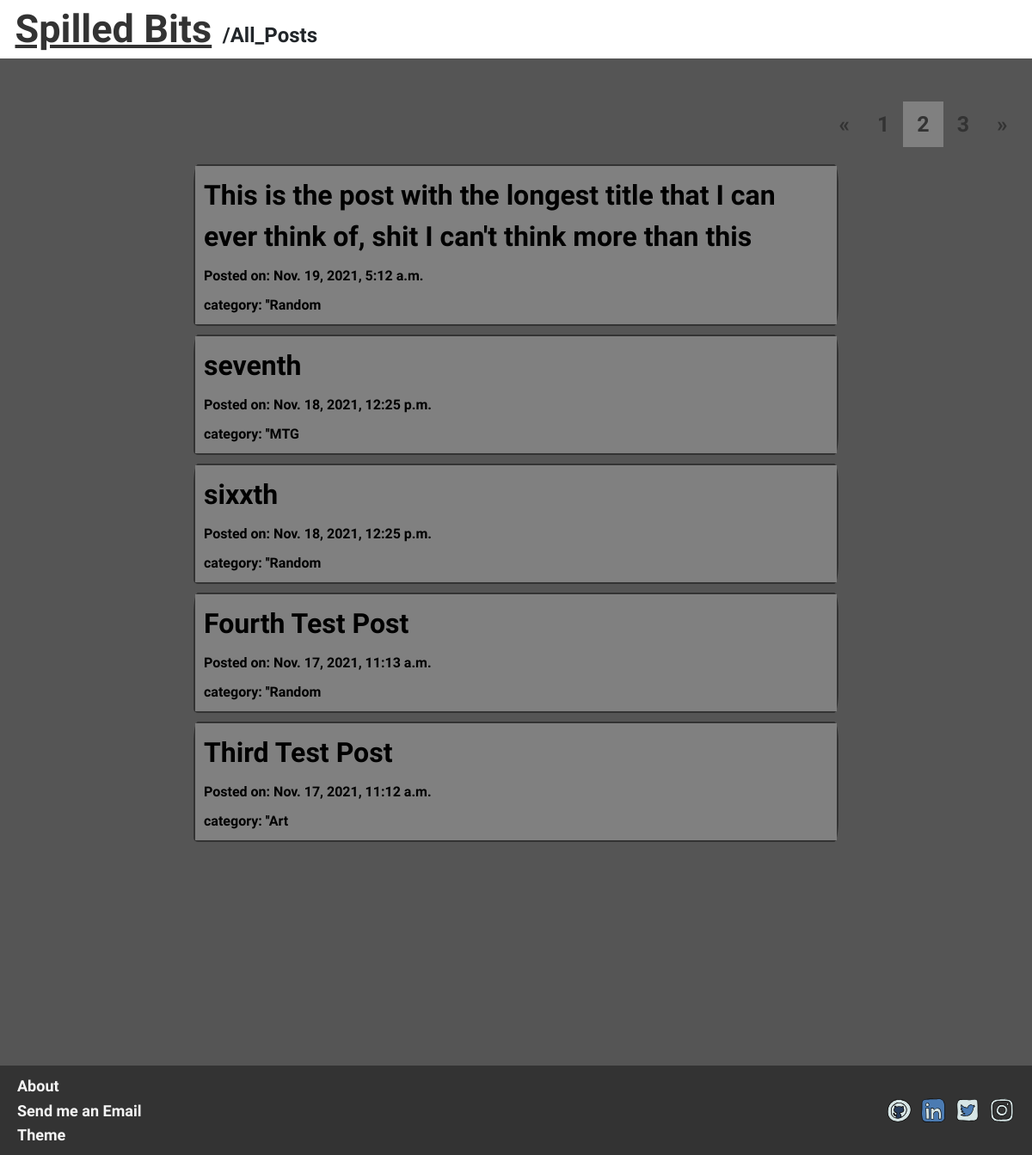
/all-posts/page/2/, run on the app's committed database.
### spilled_bits/models.py (models this page shows, shortened)
class Article(models.Model):
    STATUS = (('Publish', 'Publish'), ('Private', 'Private'),)
    title = models.CharField(max_length=100, unique=True)
    content = models.TextField()
    slug = models.SlugField(max_length=200, blank=True, editable=False)
    date = models.DateTimeField(auto_now_add=True)
    status = models.CharField(max_length=15, choices=STATUS, blank=True, null=True)
    category = models.ManyToManyField(Category)

class Category(models.Model):
    name = models.CharField(max_length=50)
    def __str__(self) -> str:
        return self.name

### spilled_bits/views.py (the view)
# urls.py: path('all-posts/page/<int:page>/', views.AllPosts, name='all_posts'),
def AllPosts(request, page):
    posts = Article.objects.filter(status='Publish').count()
    itemSizePerPage = 5
    itemStart = (page-1) * itemSizePerPage
    itemEnd = itemStart + itemSizePerPage
    totalPageSize = math.ceil(posts/itemSizePerPage)
    paginatedItems = Article.objects.filter(status='Publish').order_by('-date')[itemStart:itemEnd] #Slicing QuerySet to return specific set of items
    limitPage = math.floor(page/5)
    if page%5 == 0:
        limitPage = limitPage-1
    startingPage = limitPage*5+1
    showedPages = (limitPage+1)*5 #last page for this page cluster
    nextShowedPages = 0 #Check if there is still more pages to show
    if showedPages < totalPageSize:
        nextShowedPages = showedPages+1
    prevShowedPages = 0 #Check if there is more pages in the previous
    if limitPage != 0:
        prevShowedPages = startingPage-1
    listPages = list() #Indexing showed cluster of pages
    if showedPages < totalPageSize:
        for startingPage in range(startingPage-1, showedPages):
            listPages.append(startingPage+1)
    elif showedPages > totalPageSize:
        for startingPage in range(startingPage-1, totalPageSize):
            listPages.append(startingPage+1)
    context = {
        'showedPages':showedPages,
        'nextShowedPages':nextShowedPages,
        'prevShowedPages':prevShowedPages,
        'limitPage':limitPage,
        'listPages':listPages,
        'totalPageSize':totalPageSize,
        'paginatedItems': paginatedItems,
        'pageNow': page,
    }
    return render(request, 'spilled_bits/all_posts.html', context)

### spilled_bits/templates/spilled_bits/all_posts.html (shortened to what this page needs)
{% extends 'common/base.html' %}
{% block content %}
    <div class="bg-light container-fluid mb-5">
        <a class="mx-3" href="{% url 'home' %}" style="font-size: 450%;">Spilled Bits</a>
        <span class="f-xlarge">/All_Posts</span>
    </div>
    <div class="container-fluid">
        <div class="pagination pull-right mx-2">
            {% if totalPageSize > 1 %}
                <a href="{% url 'all_posts' 1 %}">&laquo;</a>
                {% for page in listPages %}
                    {% if page == pageNow %}
                        <a class="active" href="{% url 'all_posts' page %}">{{page}}</a>
                    {% else %}
                        <a class="page" href="{% url 'all_posts' page %}">{{page}}</a>
                    {% endif %}
                {% endfor %}
                <a href="{% url 'all_posts' totalPageSize %}">&raquo;</a>
            {% else %}
                <a href="#">&laquo;</a>
                <a href="#">&raquo;</a>
            {% endif %}
        </div>
    </div>
    <div class="container all-posts">
        {% for post in paginatedItems %}
        <div class="card mb-3 mx-auto col-8 post">
            <a class="card-body" href="{% url 'article' post.slug pageNow %}">
                <p class="f-xxlarge">{{post.title}}</p>
                <p class="fc-3 f-med">Posted on: {{post.date}}</p>
                <small class="fc-3 f-med">category: </small>
                        {% for category in post.category.all %}
                            <small class="fc-3 f-med">''{{category}}</small>
                        {% endfor %}
            </a>
        </div>
        {% endfor %}
    </div>
    {% include 'common/footer.html' %}
{% endblock %}

### spilled_bits/static/css/style.css (style rules this page uses)
.fc-3 { color: black; }
.f-med { font-size: medium; }
.f-xlarge { font-size: x-large; }
.f-xxlarge { font-size: xx-large; }
.pagination a { float: right; text-decoration: none; padding: 8px 16px; transition: background-color .3s; font-size: 250%; }
.all-posts .post a { background-color: grey; color: black; transition: background-color .3s; text-decoration: none; }

### spilled_bits/templates/spilled_bits/all_posts.html (style rules this page uses)
.active { background-color: grey; }

### data on the page
Article: title "This is the post with the longest title that I can ever think of, shit I can't think more than this", date "Nov. 19, 2021, 5:12 a.m."
Category: name "Random"
Article: title "seventh", date "Nov. 18, 2021, 12:25 p.m."
Category: name "MTG"
Article: title "sixxth", date "Nov. 18, 2021, 12:25 p.m."
Article: title "Fourth Test Post", date "Nov. 17, 2021, 11:13 a.m."
Article: title "Third Test Post", date "Nov. 17, 2021, 11:12 a.m."
Category: name "Art"

### other printed values
{{ page }} "1" "3"
{{ page }} "2"
